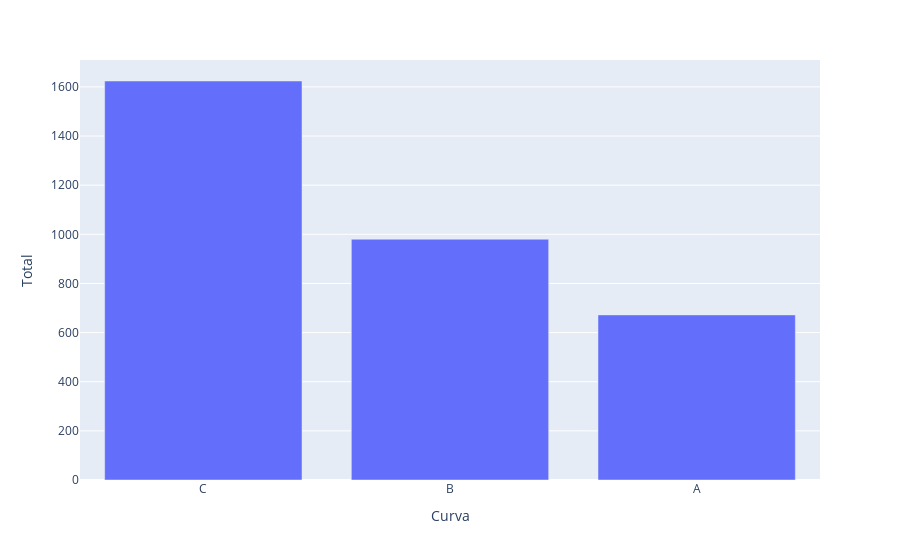

The notebook cell this image was saved under:
### Code cell
fig = px.bar(total_curva_frac, x='Curva', y='Total')
fig.show()

### Figure 1 — Plotly figure (JSON) as saved in the notebook; plotly's stock layout.template omitted (floating-point values rounded to 4 significant figures)
{"data": [{"alignmentgroup": "True", "hovertemplate": "Curva=%{x}<br>Total=%{y}<extra></extra>", "legendgroup": "", "marker": {"color": "#636efa", "pattern": {"shape": ""}}, "name": "", "offsetgroup": "", "orientation": "v", "showlegend": false, "textposition": "auto", "type": "bar", "x": ["C", "B", "A"], "xaxis": "x", "y": [1624, 980, 672], "yaxis": "y"}], "layout": {"barmode": "relative", "legend": {"tracegroupgap": 0}, "margin": {"t": 60}, "xaxis": {"anchor": "y", "domain": [0, 1], "title": {"text": "Curva"}}, "yaxis": {"anchor": "x", "domain": [0, 1], "title": {"text": "Total"}}}}
